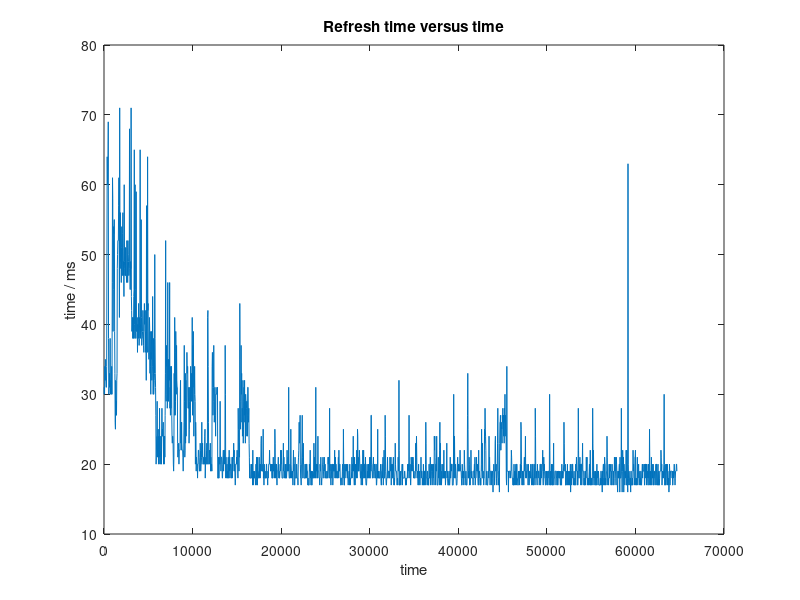

This chart was generated by the following MATLAB code:
close all;
clear all;

load acce_data.txt

acce_refresh_time = acce_data(:,2);

[~,loc]=max(acce_refresh_time);
acce_refresh_time(loc) = [];
[~,loc]=max(acce_refresh_time);
acce_refresh_time(loc) = [];
[~,loc]=max(acce_refresh_time);
acce_refresh_time(loc) = [];
[~,loc]=max(acce_refresh_time);
acce_refresh_time(loc) = [];


plot(1:30:size(acce_refresh_time)*30,acce_refresh_time);
title('Refresh time versus time');
ylabel('time / ms');
xlabel('time');